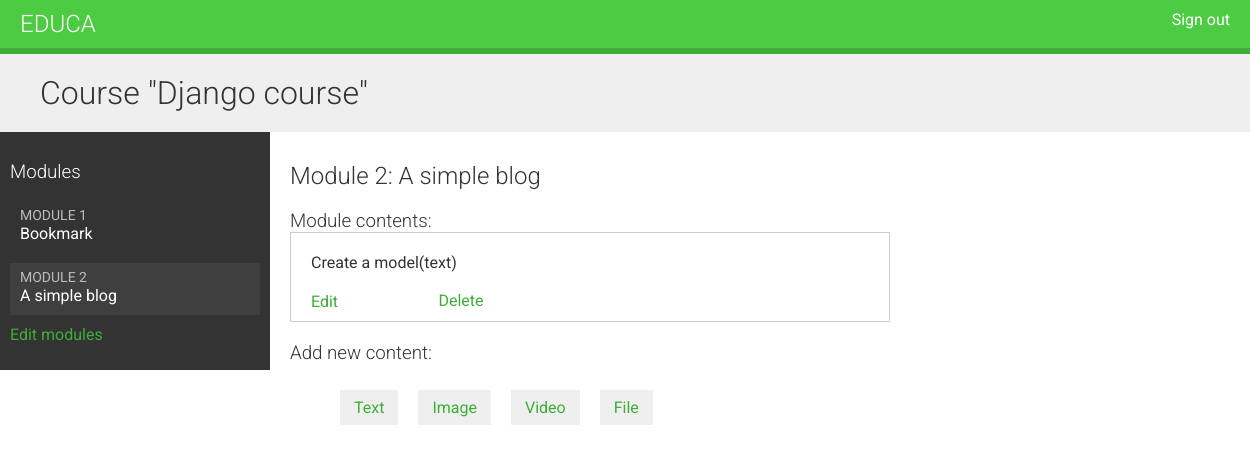
/course/module/6/ (signed in), run on the app's committed database.
### courses/models.py (models this page shows, shortened)
class Course(models.Model):
    owner = models.ForeignKey(User,
                              related_name='courses_created',
                              on_delete=models.CASCADE)
    subject = models.ForeignKey(Subject,
                                related_name='courses',
                                on_delete=models.CASCADE)
    title = models.CharField(max_length=200)
    slug = models.SlugField(max_length=200,
                            unique=True)
    overview = models.TextField()
    created = models.DateTimeField(auto_now_add=True)
    class Meta:
        ordering = ['-created']

class Module(models.Model):
    course = models.ForeignKey(Course,
                               related_name='modules',
                               on_delete=models.CASCADE)
    title = models.CharField(max_length=200)
    description = models.TextField(blank=True)
    order = OrderField(blank=True,for_fields=['course'])
    class Meta:
        ordering = ['order']

class Content(models.Model):
    module = models.ForeignKey(Module,
                               related_name='contents',
                               on_delete=models.CASCADE)
    content_type = models.ForeignKey(ContentType,
                                     on_delete=models.CASCADE,
                                     limit_choices_to={'model__in':(
                                         'text',
                                         'video',
                                         'image',
                                         'file'
                                     )})
    object_id = models.PositiveIntegerField()
    item = GenericForeignKey('content_type','object_id')
    order = OrderField(blank=True,for_fields=['module'])
    class Meta:
        ordering = ['order']

class ItemBase(models.Model):
    owner = models.ForeignKey(User,
                              related_name='%(class)s_related',
                              on_delete=models.CASCADE)
    title = models.CharField(max_length=250)
    created = models.DateTimeField(auto_now_add=True)
    updated = models.DateTimeField(auto_now=True)
    class Meta:
        abstract = True
    def __str__(self):
        return self.title

class Text(ItemBase):
    content = models.TextField()

### courses/views.py (the view)
class ModuleContentListView(TemplateResponseMixin, View):
    template_name = 'courses/manage/module/content_list.html'
    def get(self,request,module_id):
        module = get_object_or_404(Module,
                                   id=module_id,
                                   course__owner=request.user)
        return self.render_to_response({'module':module})

### courses/templatetags/course.py (called while the page is built)
@register.filter
def model_name(obj):
    try:
        return obj._meta.model_name
    except AttributeError:
        return None

### courses/templates/courses/manage/module/content_list.html (shortened to what this page needs)
{% extends 'base.html'%}
{% load course%}
{% block content%}
{% with course=module.course%}
<h1>Course "{{course.title}}"</h1>
<div class='contents'>
    <h3>Modules</h3>
    <ul id='modules'>
        {%for m in course.modules.all%}
            <li data-id="{{m.id}}" {%if m == module %}class='selected'{%endif%}>
                <a href="{% url 'module_content_list' m.id%}">
                    <span>
                        Module <span class='order'>{{m.order|add:1}}</span>
                    </span>
                    <br>
                    {{m.title}}
                </a>
            </li>
        {% empty %}
            <li>No modules yet.</li>
        {% endfor %}
    </ul>
    <p><a href="{% url 'course_module_update' course.id%}">Edit modules</a></p>
</div>
<div class='module'>
    <h2>Module {{module.order|add:1}}: {{module.title}}</h2>
    <h3>Module contents:</h3>
    <div id='module-contents'>
        {% for content in module.contents.all%}
            <div data-id='{{content.id}}'>
                {%with item=content.item%}
                <p>{{item}}({{item|model_name}})</p>
                <a href="{%url 'module_content_update' module.id item|model_name item.id%}">Edit</a>
                <form action="{%url 'module_content_delete' content.id%}" method="POST">
                    <input type="submit" value='Delete'>
                </form>
                {%endwith%}
            </div>
        {% empty %}
        <p>This module has no contents yet.</p>
        {% endfor %}
    </div>
    <h3>Add new content:</h3>
    <ul class='content-types'>
        <li><a href="{%url 'module_content_create' module.id 'text'%}">Text</a></li>
        <li><a href="{%url 'module_content_create' module.id 'image'%}">Image</a></li>
        <li><a href="{%url 'module_content_create' module.id 'video'%}">Video</a></li>
        <li><a href="{%url 'module_content_create' module.id 'file'%}">File</a></li>
    </ul>
</div>
{% endwith %}
{%endblock%}

### courses/static/css/base.css (style rules this page uses)
body { margin:0; font-family:'Roboto', sans-serif; font-weight:400; color:#333; }
a { color:#3fad37; text-decoration:none; }
ul { float:left; }
h1, h2, h3, h4, h5, h6 { font-family:'Roboto', sans-serif; font-weight:300; }
h1 { background:#efefef; width:100%; overflow:auto; padding:20px 0 20px 40px; margin:0; }
.module { padding:10px 20px; float:left; width:600px; }
.module h3 { margin:20px 0 0; padding:0; width:100%; }
.module p { margin:10px 0 20px; width:100%; float:left; }
.contents { width:20%; padding:10px; float:left; background:#333; color: #fff; font-family:'Roboto', sans-serif; }
.contents ul { list-style:none; margin:0; padding:0; width:100%; }
.contents ul li { margin:0 0 10px 0; padding:4px 10px 10px; overflow:auto; cursor:move; }
.contents ul li.selected { background:#3f3f3f; }
.contents ul span { text-transform:uppercase; color:#bbb; font-size:14px; }
.contents ul a { display:block; color:#fff; text-decoration:none; }
ul.content-types li { list-style:none; float:left; margin:10px; background:#efefef; padding:8px 14px; }
input, select, textarea { border:1px solid #ccc; border-bottom:3px solid #ccc; padding:8px 12px; font-size:16px; font-family:'Roboto', sans-serif; float:left; clear:both; width:300px; }
input[type=submit], a.button { border-radius:5px; background:#4dcc43; color:#fff; font-size:16px; text-transform:uppercase; border:none; padding:10px 20px; margin:20px 0; }
#module-contents div { padding:10px 20px; border:1px solid #ccc; background:#fff }
#module-contents form { margin:0; padding:0; }
#module-contents input[type=submit] { color:#3fad37; background:none; margin:-20px 0 0; padding:0; float:left; text-transform:none; }

### data on the page
Course: title "Django course"
Module: order|add "1", title "Bookmark"
Module: order|add "2", title "A simple blog"
Content: item "Create a model", item|model_name "text"
